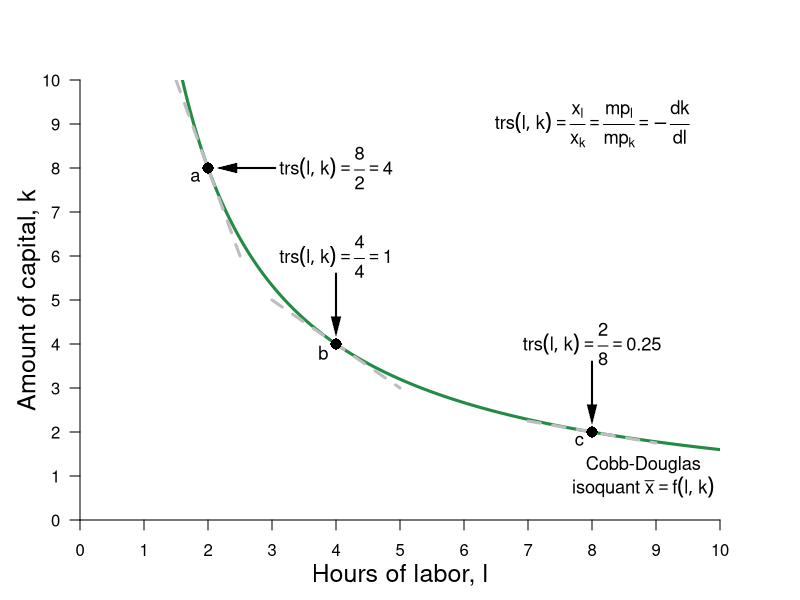

R code for this plot:
#Graph Designer: Simon Halliday
#Authors: Bowles, Foley and Halliday
#Title: Coordination, Conflict and Competition: A Text in Microeconomics

library(shape)
pdf(file = "firmmarketsupply//isoquant_trs.pdf", width = 8, height = 6)

#Set parameters for graphics
axislabelsize <- 1.5
labelsize <- 1.1
graphlinewidth <- 3
segmentlinewidth <- 2

COL <- c("#7fc97f", "#beaed4", "#fdc086", "#ffff99", "#386cb0", "#f0027f", "#bf5b17", "#666666")
COLA <- c("#e0f3db", "#99d8c9","#66c2a4","#41ae76", "#238b45", "#005824")
COLB <- c("#c6dbef", "#4eb3d3", "#2b8cbe", "#0868ac","#084081")

#Edited the margins to cater for the larger LHS labels
par(mar =  c(4, 4, 4, 4))

uFn <- function(x, y, alpha = 0.5){
  (x^alpha)*(y^(1 - alpha))
}

indiffA <- function(x, alpha = 0.5, uA = 5) {
  (uA / x^alpha)^(1/(1 - alpha))
}

trsline <- function(x, constant = 10, slope = 4){
  constant - (slope)*x
}

xlims <- c(0, 10)
ylims <- c(0, 10)

npts <- 501 
x <- seq(xlims[1], xlims[2], length.out = npts)
y <- seq(ylims[1], ylims[2], length.out = npts) 
a <- c(2, 4, 6)

plot(0, 0, xlim = xlims, ylim = ylims, type = "n",
     xlab = expression(paste("")),
     ylab = expression(paste("")), 
     xaxt = "n", 
     yaxt = "n", 
     cex.lab = axislabelsize, 
     bty = "n", 
     xaxs="i", 
     yaxs="i"
)


ticksy <- seq(from = 0, to = ylims[2], by = 1)
ylabels <- seq(from = 0, to = ylims[2], by = 1)
ticksx <- seq(from = 0, to = xlims[2], by = 1)
xlabels <- seq(from = 0, to = xlims[2], by = 1)
# ticksy <- c(ylims[1], 5.25, 8, ylims[2])
# ylabels <- c(NA, expression(paste(y,"*")), expression(paste(bar(y))), NA)
# ticksx <- c(xlims[1], 5.25, 8.944272, xlims[2])
# xlabels <- c(NA, expression(paste(x,"*")), expression(paste(bar(x))), NA)

axis(1, at = ticksx, pos = 0, labels = xlabels)
axis(2, at = ticksy, pos = 0, labels = ylabels, las = 1)

npts <- 500 
xx1 <- seq(xlims[1], xlims[2], length.out = npts)
xx2 <- seq(0, xlims[2], length.out = npts)
xx3 <- seq(1.5, 2.5, length.out = npts)
xx4 <- seq(3, 5, length.out = npts)
xx5 <- seq(7, 9, length.out = npts)

#Draw the graphs
lines(xx1, indiffA(xx1, alpha = 0.5, uA = 4), col = COLA[5], lwd = graphlinewidth)
lines(xx3, trsline(xx3, constant = 16), col = "gray", lty = 2, lwd = graphlinewidth)
lines(xx4, trsline(xx4, constant = 8, slope = 1), col = "gray", lty = 2, lwd = graphlinewidth)
lines(xx5, trsline(xx5, constant = 4, slope = 0.25), col = "gray", lty = 2, lwd = graphlinewidth)
#lines(xx4, mcline(xx4, constant = totalcost(x = 3, c0 = 2, c1 = 0.05, c2 = 0.05) - 3*marginalcost(x = 3, c1 = 0.05, c2 = 0.05), slope = marginalcost(x = 3, c1 = 0.05, c2 = 0.05)), col = "gray", lty = 2, lwd = graphlinewidth)



#Label the feasible frontier
# text(3.2, 1, expression("Feasible Frontier"), cex = labelsize)
# text(3.2, 0.5, expression("(production possibilities frontier)"), cex = labelsize)
# Arrows(4.35, 0.95, 8.1, 0.95, col = "black", lty = 1, lwd = 2, arr.type = "triangle", arr.lwd = 0.5)

#Axis labels
mtext(expression(paste("Hours of labor, ", l)), side = 1, line = 2.5, cex = axislabelsize)
text(-0.8, 5, expression(paste("Amount of capital, ", k)), xpd = TRUE, cex = axislabelsize, srt = 90) 


# contour(x, y, 
#         outer(x, y, uFn),
#         drawlabels = FALSE,
#         col = COLB[3],
#         lwd = graphlinewidth,
#         levels = a, 
#         xaxs="i", 
#         yaxs="i", 
#         add = TRUE)


#Label the indifference curves
text(8.8, 1.25, expression("Cobb-Douglas"), cex = labelsize)
text(8.8, 0.75, expression(paste("isoquant ", bar(x) ==f(l,k))), cex = labelsize)

text(8, 4, expression(paste(trs(l,k) == frac(2,8), phantom() == 0.25)), cex = labelsize)
Arrows(8, 3.6, 8, 2.4, col = "black", lty = 1, lwd = 2, arr.type = "triangle", arr.lwd = 0.5)

text(4, 6, expression(paste(trs(l,k) == frac(4,4), phantom()==1)), cex = labelsize)
Arrows(4, 5.6, 4, 4.4, col = "black", lty = 1, lwd = 2, arr.type = "triangle", arr.lwd = 0.5)

text(4, 8, expression(paste(trs(l,k) == frac(8,2), phantom() == 4)), cex = labelsize)
Arrows(3.05, 8, 2.3, 8, col = "black", lty = 1, lwd = 2, arr.type = "triangle", arr.lwd = 0.5)


#Label feasible and infeasible
text(8, 9, expression(paste(trs(l,k) == frac(x[l], x[k]), phantom() == frac(mp[l], mp[k]), phantom() == -frac(dk,dl))), cex = labelsize)
#text(3, 2.5, expression(paste("with plan ", (list(x, l, k)) )), cex = labelsize)

# text(8, 8.5, expression(paste("Production set:")), cex = labelsize)
# text(8, 8, expression(paste(x = bar(x), " feasible")), cex = labelsize)
# text(8, 7.5, expression(paste("with plan ", (list(x, l, k)) )), cex = labelsize)

#text(9.5, 3.15, expression(u[2]^A), cex = labelsize)
#text(9.5, 5.85, expression(u[3]^A), cex = labelsize)

#Annotate points (4,4),(2,8),(8,2) on feasibility frontier
text(3.8, 3.8, expression(paste(b)), cex = labelsize)
points(4, 4, pch = 16, col = "black", cex = 1.5)

text(1.8, 7.8, expression(paste(a)), cex = labelsize)
points(2, 8, pch = 16, col = "black", cex = 1.5)

text(7.8, 1.8, expression(paste(c)), cex = labelsize)
points(8, 2, pch = 16, col = "black", cex = 1.5)


dev.off()
